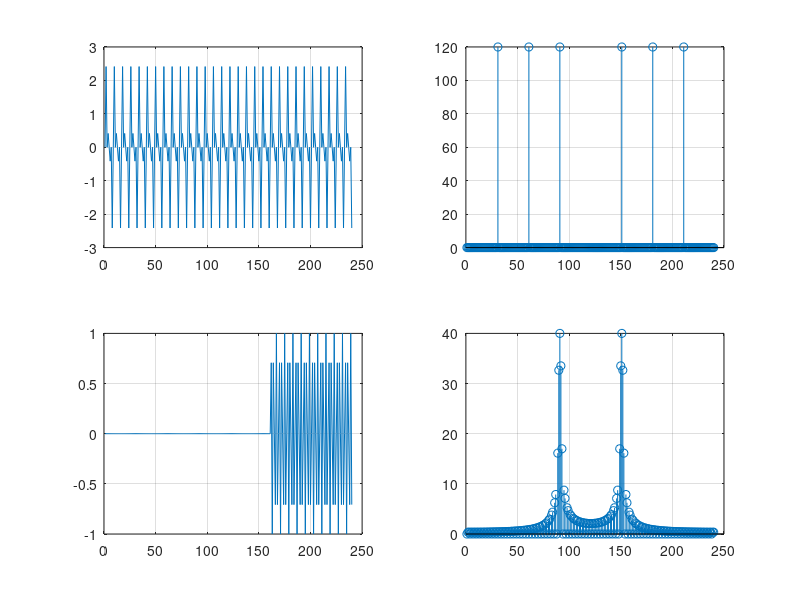

Write MATLAB code to recreate this figure.
clear;

fs = 80;
ts = 0: 1/fs : 3-1/fs;

f1 = 10;
f2 = 20;
f3 = 30;

x = sin(2*pi*f1*ts) +...
    sin(2*pi*f2*ts) +...
    sin(2*pi*f3*ts);

subplot(2,2,1);
plot(x); grid on;

subplot(2,2,2);
stem(abs(fft(x))); grid on;

t1 = 0: 1/fs : 1-1/fs;
t2 = 1: 1/fs : 2-1/fs;
t3 = 2: 1/fs : 3-1/fs;

l1 = length(t1);
l2 = length(t2);
l3 = length(t3);

x1(1:l1) = sin(2*pi*f1*t1);
x2(l1+1:l1+l2) = sin(2*pi*f2*t2);
x3(l1+l2+1:l1+l2+l3) = sin(2*pi*f3*t3);

subplot(2,2,3);
plot(x3); grid on;

subplot(2,2,4);
stem(abs(fft(x3))); grid on;

